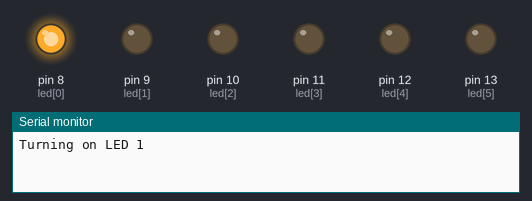
A sketch run on a simulated Arduino Uno, built with avr-gcc and run on an emulated ATmega328P. Parts: output pins drawn as LEDs (lit = HIGH), the last lines printed to the serial monitor.

Above: at 0.12 s.
At 0.62 s:
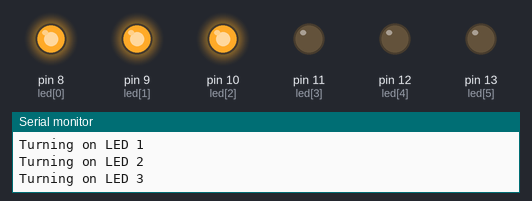
At 1.37 s:
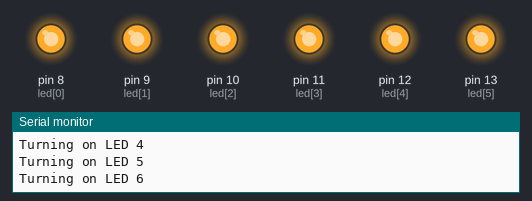
At 2.62 s:
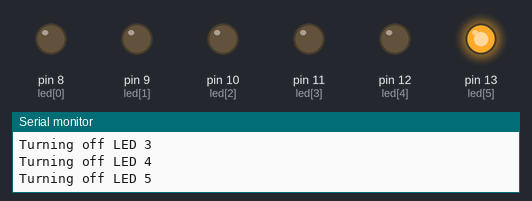
At 4.12 s:
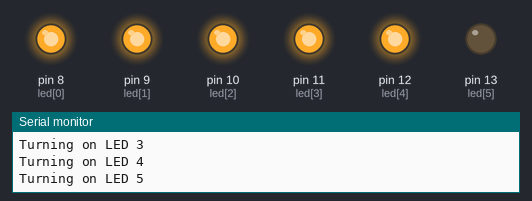
At 5.88 s:
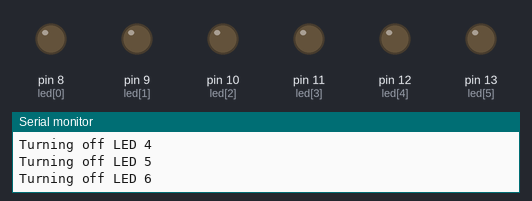
Timing chart, 0 to 6.9 s (numbered marks = the images above):
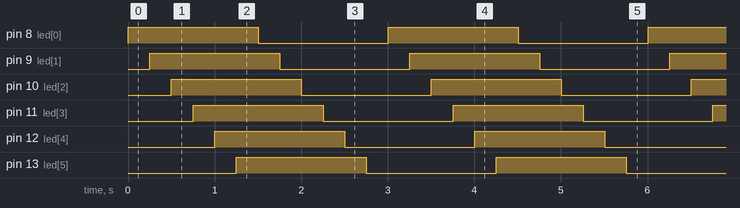

Measured:
- by itself, pin 8 (led[0]), pin 9 (led[1]), pin 10 (led[2]), pin 11 (led[3]), pin 12 (led[4]), pin 13 (led[5]): alternates HIGH for 1.5 s and LOW for 1.5 s
- by itself, everything shown: repeats every 3.0 s, in 12 steps

The sketch:

Rainbow_LED.ino
```cpp
int led[] = {8, 9, 10, 11, 12, 13};

void setup() {
  // put your setup code here, to run once:
for (int i = 0; i < 6; i++) {
  pinMode(led[i], OUTPUT);
}
Serial.begin(115200);
}

void loop() {
  // put your main code here, to run repeatedly:
for (int i = 0; i < 6; i++) {
  digitalWrite(led[i], HIGH);
  Serial.print("Turning on LED ");
  Serial.println(i + 1);
  delay(250);
}
for (int i = 0; i < 6; i++) {
  digitalWrite(led[i], LOW);
  Serial.print("Turning off LED ");
  Serial.println(i + 1);
  delay(250);
}
}
```
